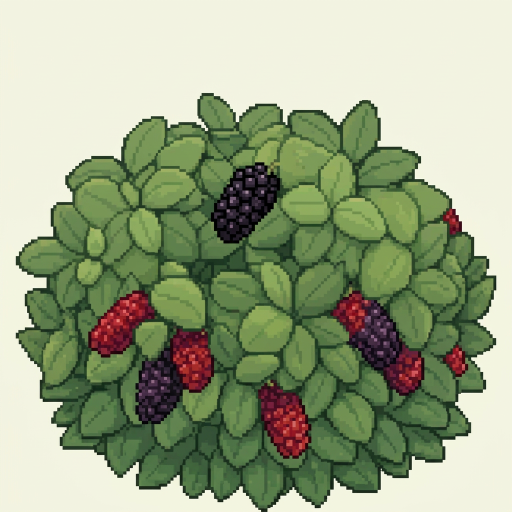
#> input picture preview/assets/character-redraw/bush-mulberry-concept.png, 1024 x 1024 px, given in place of bush-jasmine-concept.png, which was not available (shown at 1/2 size)
$ python build_tropical_bush.py
#> lines starting #> are read from the running program, lines starting #| are printed output that depends on the picture
### tools/build_player_idle_selected.py
#!/usr/bin/env python3
"""Extract selected idle pose concepts and their in-between studies without changing standing art."""
from collections import deque
from pathlib import Path
from PIL import Image
ROOT=Path(__file__).resolve().parents[1]

def extract(path):
    im=Image.open(path).convert('RGBA');w,h=im.size;p=im.load();seen=bytearray(w*h);queue=deque()
    def visit(x,y):
        i=y*w+x
        if seen[i]:return
        seen[i]=1;r,g,b,_=p[x,y]
        if r>=190 and g>=180 and b>=155 and abs(r-g)<40 and abs(g-b)<45:queue.append((x,y))
    for x in range(w):visit(x,0);visit(x,h-1)
    for y in range(h):visit(0,y);visit(w-1,y)
    while queue:
        x,y=queue.popleft();p[x,y]=(0,0,0,0)
        if x:visit(x-1,y)
        if x+1<w:visit(x+1,y)
        if y:visit(x,y-1)
        if y+1<h:visit(x,y+1)
    box=im.getbbox()
    if not box or box[0]==0 or box[1]==0 or box[2]==w or box[3]==h:raise ValueError(f'Extraction touches edge: {path}: {box}')
    return im.crop(box),box

# [21 lines left out: function main, not called in this run]
# [1 lines that do not run on import are left out]

### tools/clean_plant_ground.py
"""Remove baked-in pale ground shading before anchoring plant artwork."""
def clean_ground_shadow(im):
    im=im.copy();px=im.load();w,h=im.size
    # Concept shadows are low-chroma, pale pixels below the foliage. Restrict
    # removal to the bottom quarter so highlights and colored blossoms survive.
    for y in range(h*3//4,h):
        for x in range(w):
            r,g,b,a=px[x,y]
            if a and min(r,g,b)>130 and max(r,g,b)-min(r,g,b)<48: px[x,y]=(0,0,0,0)
    # Remove any remaining faint shadow below the last row of dark foliage.
    last=0
    for y in range(h):
        if sum(1 for x in range(w) if px[x,y][3] and max(px[x,y][:3])<130)>=5: last=y
    im=im.crop((0,0,w,min(h,last+2)))
    return im.crop(im.getbbox())

### tools/build_tropical_bush.py
#!/usr/bin/env python3
"""Prepare the lowland jasmine and mulberry artwork, keeping older variants."""
from pathlib import Path
from PIL import Image
from build_player_idle_selected import extract
from clean_plant_ground import clean_ground_shadow
root=Path(__file__).resolve().parents[1]
# Concepts reach the lower image edge, so add a temporary pale border for flood fill.
for name in ('jasmine','mulberry'):
    im=Image.open(root/f'preview/assets/character-redraw/bush-{name}-concept.png').convert('RGB')
#> im is the input picture: PIL image 1024x1024 RGB; mean R, G, B 154.1, 165.6, 134.1
    canvas=Image.new('RGB',(im.width+32,im.height+32),im.getpixel((0,0)))
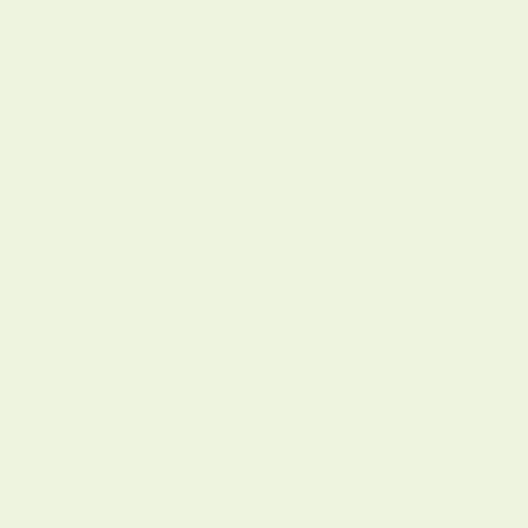
#> canvas: PIL image 1056x1056 RGB (shown at 1/2 size); mean R, G, B 238, 244, 223
    canvas.paste(im,(16,16));temp=root/f'.bush-{name}-extract.png';canvas.save(temp)
#> after `canvas.paste(im, (16, 16))`:
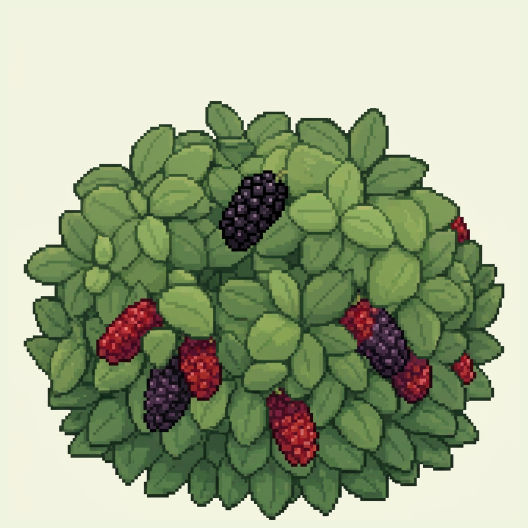
#> canvas: PIL image 1056x1056 RGB (shown at 1/2 size); mean R, G, B 159.1, 170.3, 139.4
    try: art,_=extract(temp)
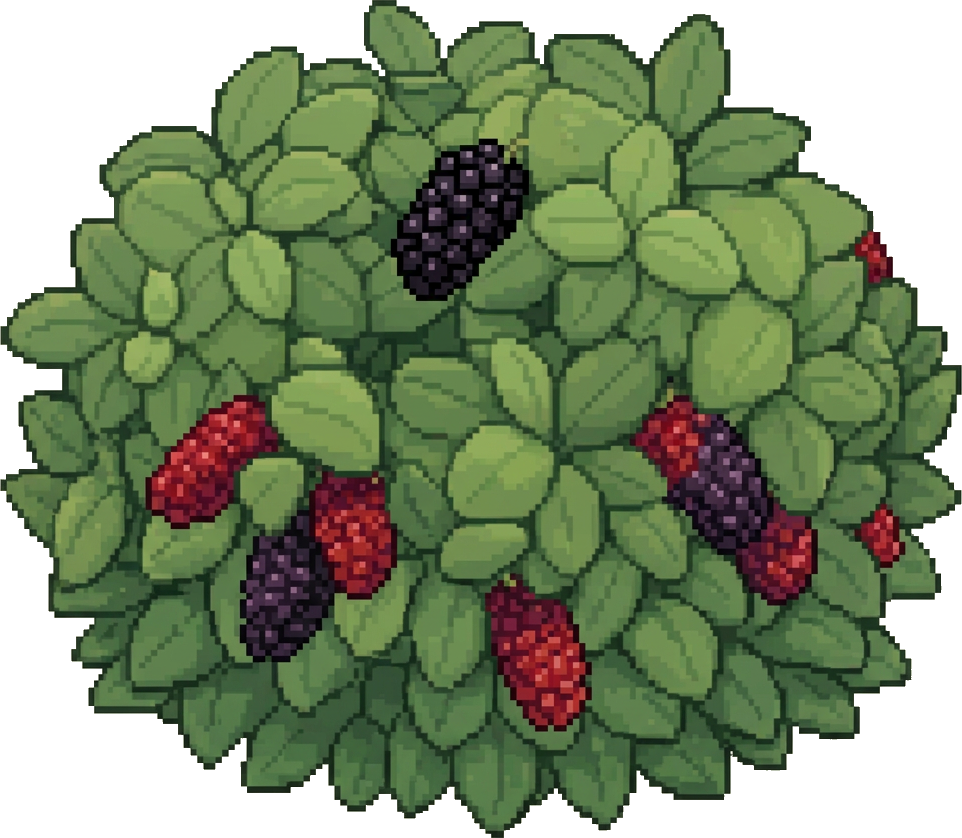
#> art: PIL image 962x838 RGBA; mean R, G, B, A 64.9, 79.3, 48.6, 189; transparent parts drawn white
    finally: temp.unlink()
    art=clean_ground_shadow(art);art.thumbnail((480,480),Image.Resampling.LANCZOS)
    out=Image.new('RGBA',(512,512));out.alpha_composite(art,((512-art.width)//2,512-art.height))
#> after `out = Image.new('RGBA', (512, 512))`: out: PIL image 512x512 RGBA; every value is 0
#> after `out.alpha_composite(art, ((512 - art.width) // 2, 512 - art.height))`:
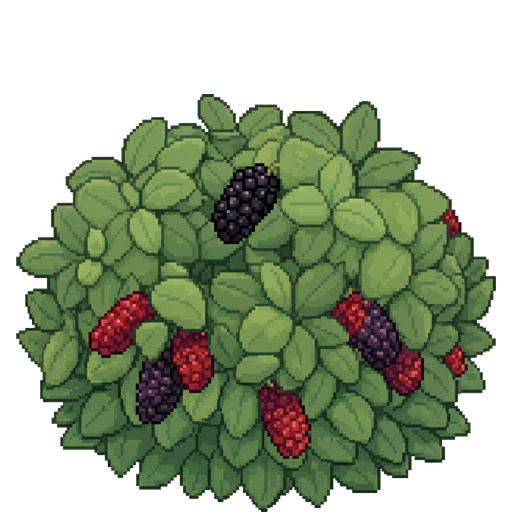
#> out: PIL image 512x512 RGBA; mean R, G, B, A 50.8, 61.9, 38.2, 144.5; transparent parts drawn white
    dest=root/f'preview/assets/bush-{name}.png';out.save(dest,optimize=True)
    (root/f'app/src/main/res/drawable-nodpi/bush_{name}.png').write_bytes(dest.read_bytes())
